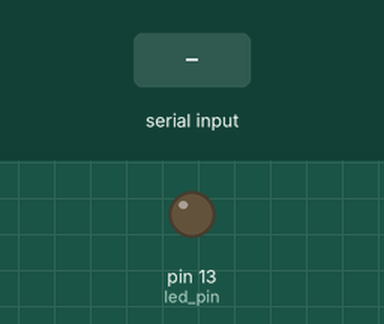
This sketch was run on a simulated Arduino Uno, built with avr-gcc and run on an emulated ATmega328P. Shown: output pins drawn as LEDs (lit = HIGH). The test bench sets the inputs (shaded band).

Above: at 1.2 s.
1.3 s: "N" received over Serial
At 2.5 s:
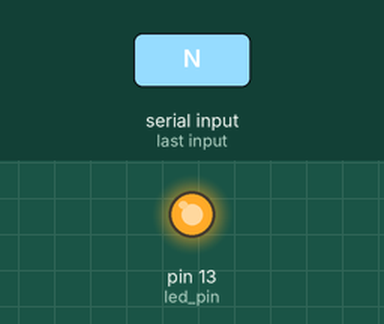
2.8 s: "T" received over Serial
At 3.7 s:
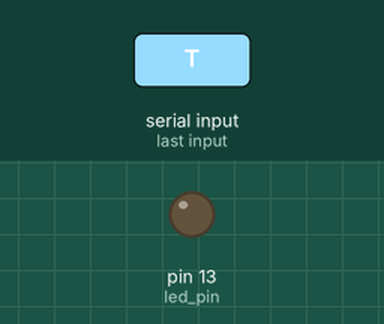
Timing chart, 0 to 5.8 s (numbered marks = the images above; inputs shaded):
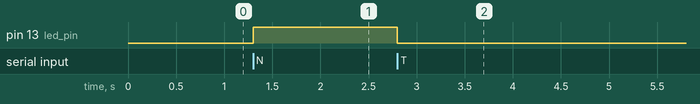

Measured:
- after the input at 1.3 s, pin 13 (led_pin): LOW → HIGH at once
- after the input at 2.8 s, pin 13 (led_pin): HIGH → LOW at once

The sketch:

NodeLightTemp.ino
```cpp
#include <QueueArray.h>//data structure to hanlde data packets
#include <Streaming.h>//Makes output formatting easy
#include <MsTimer2.h>//handles interrupts
#include "Thermometer.h"//convert temp data readings

//vars====================================================
//id for node
#define ID 1
//num of nodes in network
#define num_nodes 1

#define light_pin A0
#define therm_pin A1
#define led_pin 13

//This array will hold all packets
//For each packet there will be three elements: [id, time, value]
QueueArray <unsigned short> queue;
Thermometer therm = Thermometer();
boolean output = HIGH; //Track if LED should be on or off
unsigned short tm; //Timer
//=========================================================

//Helper functions ========================================
void sample();
void transmit();
void stop_sampling();
//=========================================================

//run program ===============================================
void setup() {
  Serial.begin(9600);//baud
  pinMode(led_pin, OUTPUT); //sync led
  pinMode(A1, INPUT); //temp sensor
  tm = 0;//init time
  // set the printer of the queue.
  queue.setPrinter(Serial);
}

void loop() {
  //init char with a dummy value
  char cmd = '0';
  //Get byte off of serial buffer
  cmd = Serial.read();

  //If R then begin sampling
  //If S then re-sync
  //If T then terminate sampling
  if (cmd == 'R') {
    //start sampling
    sample();//initial sample
    MsTimer2::set(600000, sample); //Sample rate
    MsTimer2::start();
  }else if (cmd == 'T') {
    //Stop sampling
    MsTimer2::stop();
    stop_sampling();
  }else if(cmd == 'N'){
      //Turn power on
      digitalWrite(led_pin, HIGH);

  }else if(cmd == 'F'){
      //Turn power off
      digitalWrite(led_pin, LOW);
  }else if(cmd == 'X'){
    //used for demo only.
    //start sampling
    sample();//initial sample
    MsTimer2::set(2000, sample); //Sample rate
    MsTimer2::start();
  }
}

//Helper Functions===================================================
//samples and toggles led in unison.
void sample() {
  //Toggle light D13 LED--------------------
  //digitalWrite(led_pin, output);
  //output = !output;
  //----------------------------------------
  //create data packet
  queue.push(tm);
  queue.push(analogRead(light_pin));
  queue.push(therm.getFahrenheit());


  //We add 1 to the number of nodes so that we don't get a 0 value on the mod
  //operation for the last node in the set of nodes
  if (tm % num_nodes + 1 == ID) { //node's turn to transmit
    transmit();
  }

  tm++;//increment the time counter
}

void stop_sampling() {

  //Allow the node to transmit info
  delay((ID - 1) * 1000);
  transmit();

  digitalWrite(led_pin, LOW); //ensure that light is off when iterrupt is stopped
  tm = 0; //Reset the timer
}

//Transmit all packets in the buffer and empty it as you go
void transmit(){
    unsigned short count = 0; //Used to track if an entire packet has Tx


  while (!queue.isEmpty()) {
    //This will remove the front element in the buffer and pass it to the Serial port
    Serial << queue.dequeue();

    //Inc counter
    count++;
    //If count is 3 then an entire packet has been sent
    //Reset count, send a new line, and continue
    //Else add a comma
    if (count == 3) {
      count = 0;
      Serial << endl;
    }else {
      Serial << ",";
    }
  }

}
//=============================================================================
```

Thermometer.cpp
```cpp
#include "Thermometer.h"


Thermometer::Thermometer(){
  _pin = A1;
}

float Thermometer::getData(){
  return analogRead(_pin);//get reading from sensor
}

float Thermometer::getCelsius(){
  float voltage = getData() * (5 / 1023.00);
  _celsius = (voltage - 0.5) * 100; //convert from voltage value to degrees celsius
  return _celsius;
}

float Thermometer::getFahrenheit(){
 _celsius = getCelsius(); //get temp in celsius for purpose of converting to fahrenheit
 _fahrenheit = ((_celsius * 9) / 5) + 32; //celsius to fahrenheit formula
  return _fahrenheit;
}
```

Thermometer.h
```cpp
#ifndef Thermometer_h
#define Thermometer_h
#include "Arduino.h"

using namespace std;

//Class for using Thermometer sensor
class Thermometer{
 private:
   float _celsius;
   float _fahrenheit;
   short _pin;
 public:
   Thermometer();//constructor
   float getCelsius();//gettemp in celsius based on returned voltage
   float getFahrenheit();//get fahrenheit based on returned voltage
   float getData();//get voltage from pin A0
};


#endif
```
